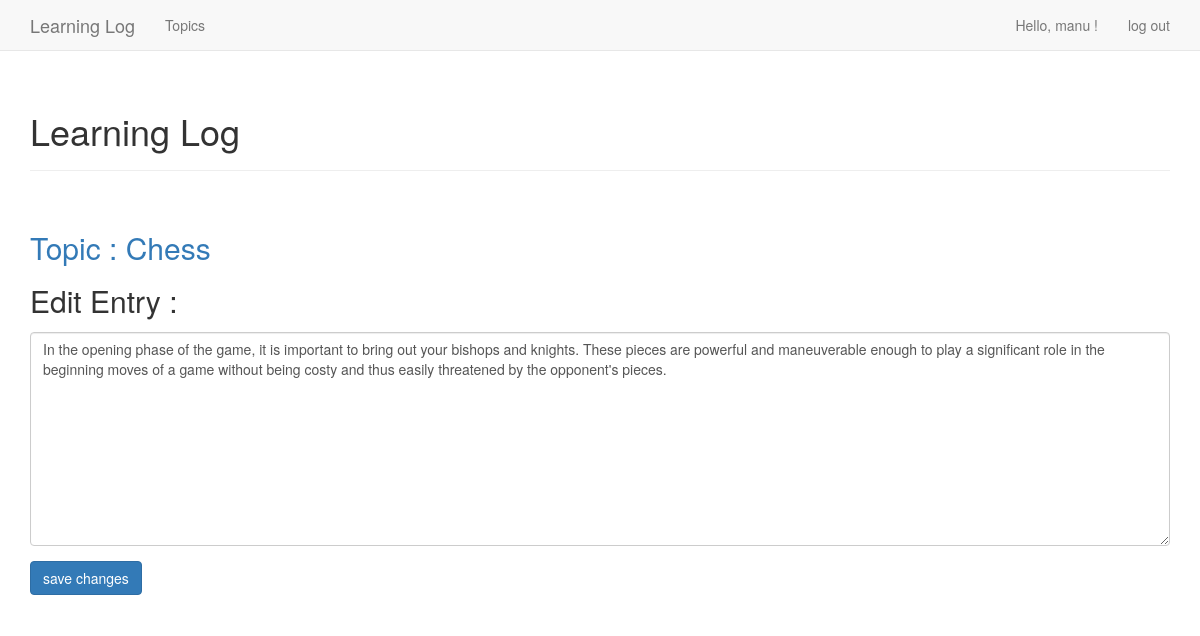
The page /edit_entry/2/ (signed in) on the database its author committed.
### learning_logs/models.py (models this page shows, shortened)
class Topic(models.Model) :
    text = models.CharField(max_length=200)
    date_added = models.DateTimeField(auto_now_add=True)
    owner = models.ForeignKey(User)
    def __str__(self) :
        return self.text

class Entry(models.Model) :
    topic = models.ForeignKey(Topic)
    text = models.TextField()
    date_added = models.DateTimeField(auto_now_add=True)
    class Meta :
        verbose_name_plural = 'entries'

### learning_logs/views.py (the view)
# urls.py: url(r'^edit_entry/(?P<entry_id>\d+)/$', views.edit_entry,
@login_required
def edit_entry(request, entry_id) :
    entry = Entry.objects.get(id=entry_id)
    topic = entry.topic
    if topic.owner != request.user : raise Http404
    if request.method != 'POST' :
        form = EntryForm(instance=entry)
    else :
        form = EntryForm(instance=entry, data=request.POST)
        if form.is_valid() :
            form.save()
            return HttpResponseRedirect(reverse('learning_logs:topic',
                                                args=[topic.id]))
    context = {'entry': entry, 'topic': topic, 'form': form}
    return render(request, 'learning_logs/edit_entry.html', context)

### learning_logs/forms.py
class EntryForm(forms.ModelForm) :
    class Meta :
        model = Entry
        fields = ['text']
        labels = {'text': ''}
        widgets = {'text': forms.Textarea(attrs={'cols': 80})}

### learning_logs/templates/learning_logs/edit_entry.html (shortened to what this page needs)
<html>
{% extends "learning_logs/base.html" %}
{% load bootstrap3 %}
{% block header %}
	<h1> Learning Log </h1>
{% endblock header %}
{% block content %}
	<br/>
	<div>
		<h2> <a href="{% url 'learning_logs:topic' topic.id %}"> Topic : {{ topic }} </a> </h2>
	</div>
	<div>
		<h2> Edit Entry : </h2>
	</div>
	<div>
		<form  action = "{% url 'learning_logs:edit_entry' topic.id %}"  method = 'post'  class = "form">
			{% bootstrap_form form %}
			{% buttons %}
				<button name="submit"  class="btn btn-primary"> save changes </button>
			{% endbuttons %}
		</form>
	</div>
{% endblock content %}

### learning_logs/templates/learning_logs/base.html (shortened to what this page needs)
<html>
{% load bootstrap3 %}
<head>
	{% bootstrap_css %}
</head>
<body>
	<nav class="navbar navbar-default navbar-static-top">
		<div class="container">
			<div class="navbar-header">
				<a class="navbar-brand" href="{% url 'learning_logs:index' %}"> Learning Log </a>
			</div>
			<div id="navbar" class="navbar-collapse collapse">
				<ul class="nav navbar-nav">
					<li> <a href="{% url 'learning_logs:topics' %}"> Topics </a> </li>
				</ul>
				<ul class="nav navbar-nav navbar-right">
					{% if user.is_authenticated %}
						<li> <a>  Hello, {{ user.username }} !  </a> </li>
						<li> <a href="{% url 'users:logout' %}">  log out  </a> </li>
					{% else %}
						<li> <a href="{% url 'users:register' %}">  register  </a> </li>
						<li> <a href="{% url 'users:login' %}">  log in  </a> </li>
					{% endif %}
				</ul>
			</div>
		</div>
	</nav>
	<div class="container">
		<div class="page-header">
			{% block header %}{% endblock header %}
		</div>
		<div>
			{% block content %}{% endblock content %}
		</div>
	</div>
</body>
</html>

### rows shown on the page
Topic: text "Chess"
Entry: text "In the opening phase of the game, it is important to bring out your bishops and knights. These pieces are powerful and maneuverable enough to play a significant role in the beginning moves of a game without being costy and thus easily threatened by the opponent's pieces."

### other values the page prints
{{ user.username }} "manu"
